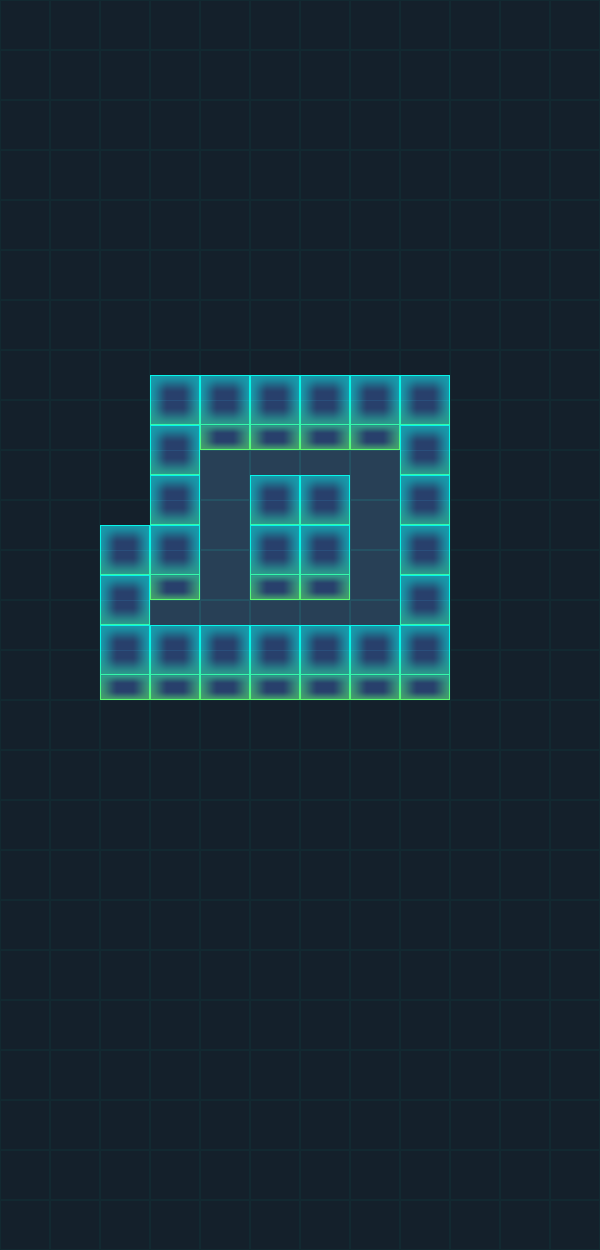

Tiled map render using the project's own tile images. Description and the whole map definition, tile-layer contents included, below:
An orthogonal 12x25 tile map with 50x50 px tiles, 4 tile layers (BG, WallBottom, Play, WallUp) and 7 objects (Hero, M1, M2, End).

<map version="1.0" tiledversion="1.0.3" orientation="orthogonal" renderorder="right-down" width="12" height="25" tilewidth="50" tileheight="50" nextobjectid="24">
 <tileset firstgid="1" source="tiles.tsx" />
 <layer name="BG" width="12" height="25">
  <data encoding="csv">
6,6,6,6,6,6,6,6,6,6,6,6,
6,6,6,6,6,6,6,6,6,6,6,6,
6,6,6,6,6,6,6,6,6,6,6,6,
6,6,6,6,6,6,6,6,6,6,6,6,
6,6,6,6,6,6,6,6,6,6,6,6,
6,6,6,6,6,6,6,6,6,6,6,6,
6,6,6,6,6,6,6,6,6,6,6,6,
6,6,6,6,6,6,6,6,6,6,6,6,
6,6,6,6,6,6,6,6,6,6,6,6,
6,6,6,6,5,5,5,5,6,6,6,6,
6,6,6,6,5,6,6,5,6,6,6,6,
6,6,6,6,5,6,6,5,6,6,6,6,
6,6,6,5,5,5,5,5,6,6,6,6,
6,6,6,6,6,6,6,6,6,6,6,6,
6,6,6,6,6,6,6,6,6,6,6,6,
6,6,6,6,6,6,6,6,6,6,6,6,
6,6,6,6,6,6,6,6,6,6,6,6,
6,6,6,6,6,6,6,6,6,6,6,6,
6,6,6,6,6,6,6,6,6,6,6,6,
6,6,6,6,6,6,6,6,6,6,6,6,
6,6,6,6,6,6,6,6,6,6,6,6,
6,6,6,6,6,6,6,6,6,6,6,6,
6,6,6,6,6,6,6,6,6,6,6,6,
6,6,6,6,6,6,6,6,6,6,6,6,
6,6,6,6,6,6,6,6,6,6,6,6
</data>
 </layer>
 <layer name="WallBottom" width="12" height="25">
  <data encoding="csv">
0,0,0,0,0,0,0,0,0,0,0,0,
0,0,0,0,0,0,0,0,0,0,0,0,
0,0,0,0,0,0,0,0,0,0,0,0,
0,0,0,0,0,0,0,0,0,0,0,0,
0,0,0,0,0,0,0,0,0,0,0,0,
0,0,0,0,0,0,0,0,0,0,0,0,
0,0,0,0,0,0,0,0,0,0,0,0,
0,0,0,3,3,3,3,3,3,0,0,0,
0,0,0,4,2,2,2,2,4,0,0,0,
0,0,0,4,0,0,0,0,4,0,0,0,
0,0,3,4,0,4,4,0,4,0,0,0,
0,0,4,2,0,2,2,0,4,0,0,0,
0,0,4,0,0,0,0,0,4,0,0,0,
0,0,2,2,2,2,2,2,2,0,0,0,
0,0,0,0,0,0,0,0,0,0,0,0,
0,0,0,0,0,0,0,0,0,0,0,0,
0,0,0,0,0,0,0,0,0,0,0,0,
0,0,0,0,0,0,0,0,0,0,0,0,
0,0,0,0,0,0,0,0,0,0,0,0,
0,0,0,0,0,0,0,0,0,0,0,0,
0,0,0,0,0,0,0,0,0,0,0,0,
0,0,0,0,0,0,0,0,0,0,0,0,
0,0,0,0,0,0,0,0,0,0,0,0,
0,0,0,0,0,0,0,0,0,0,0,0,
0,0,0,0,0,0,0,0,0,0,0,0
</data>
 </layer>
 <objectgroup name="Star">
  <object id="5" x="359.667" y="454" width="31.6667" height="34" />
  <object id="16" x="361.333" y="604.666" width="29.3333" height="25.3333" />
  <object id="17" x="212.334" y="610" width="26.6667" height="28" />
 </objectgroup>
 <objectgroup name="Coin" />
 <objectgroup name="Actor">
  <object id="1" name="Hero" x="218.333" y="469" width="10" height="10">
   <ellipse />
  </object>
  <object id="2" name="M1" x="369.667" y="78.3333" width="10" height="10">
   <ellipse />
  </object>
  <object id="3" name="M2" x="467" y="83" width="10" height="10">
   <ellipse />
  </object>
  <object id="15" name="End" x="169" y="624.333" width="10" height="10">
   <ellipse />
  </object>
 </objectgroup>
 <layer name="Play" width="12" height="25">
  <data encoding="csv">
0,0,0,0,0,0,0,0,0,0,0,0,
0,0,0,0,0,0,0,0,0,0,0,0,
0,0,0,0,0,0,0,0,0,0,0,0,
0,0,0,0,0,0,0,0,0,0,0,0,
0,0,0,0,0,0,0,0,0,0,0,0,
0,0,0,0,0,0,0,0,0,0,0,0,
0,0,0,0,0,0,0,0,0,0,0,0,
0,0,0,0,0,0,0,0,0,0,0,0,
0,0,0,0,0,0,0,0,0,0,0,0,
0,0,0,0,0,0,0,0,0,0,0,0,
0,0,0,0,0,0,0,0,0,0,0,0,
0,0,0,0,0,0,0,0,0,0,0,0,
0,0,0,0,0,0,0,0,0,0,0,0,
0,0,0,0,0,0,0,0,0,0,0,0,
0,0,0,0,0,0,0,0,0,0,0,0,
0,0,0,0,0,0,0,0,0,0,0,0,
0,0,0,0,0,0,0,0,0,0,0,0,
0,0,0,0,0,0,0,0,0,0,0,0,
0,0,0,0,0,0,0,0,0,0,0,0,
0,0,0,0,0,0,0,0,0,0,0,0,
0,0,0,0,0,0,0,0,0,0,0,0,
0,0,0,0,0,0,0,0,0,0,0,0,
0,0,0,0,0,0,0,0,0,0,0,0,
0,0,0,0,0,0,0,0,0,0,0,0,
0,0,0,0,0,0,0,0,0,0,0,0
</data>
 </layer>
 <layer name="WallUp" width="12" height="25">
  <data encoding="csv">
0,0,0,0,0,0,0,0,0,0,0,0,
0,0,0,0,0,0,0,0,0,0,0,0,
0,0,0,0,0,0,0,0,0,0,0,0,
0,0,0,0,0,0,0,0,0,0,0,0,
0,0,0,0,0,0,0,0,0,0,0,0,
0,0,0,0,0,0,0,0,0,0,0,0,
0,0,0,0,0,0,0,0,0,0,0,0,
0,0,0,0,0,0,0,0,0,0,0,0,
0,0,0,0,0,0,0,0,0,0,0,0,
0,0,0,0,0,1,1,0,0,0,0,0,
0,0,0,0,0,0,0,0,0,0,0,0,
0,0,0,0,0,0,0,0,0,0,0,0,
0,0,0,1,1,1,1,1,0,0,0,0,
0,0,0,0,0,0,0,0,0,0,0,0,
0,0,0,0,0,0,0,0,0,0,0,0,
0,0,0,0,0,0,0,0,0,0,0,0,
0,0,0,0,0,0,0,0,0,0,0,0,
0,0,0,0,0,0,0,0,0,0,0,0,
0,0,0,0,0,0,0,0,0,0,0,0,
0,0,0,0,0,0,0,0,0,0,0,0,
0,0,0,0,0,0,0,0,0,0,0,0,
0,0,0,0,0,0,0,0,0,0,0,0,
0,0,0,0,0,0,0,0,0,0,0,0,
0,0,0,0,0,0,0,0,0,0,0,0,
0,0,0,0,0,0,0,0,0,0,0,0
</data>
 </layer>
</map>
